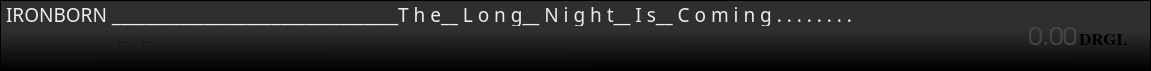
<?xml version="1.0" encoding="UTF-8"?>
<ui version="4.0">
 <class>AccountFrame</class>
 <widget class="QFrame" name="AccountFrame">
  <property name="geometry">
   <rect>
    <x>0</x>
    <y>0</y>
    <width>1151</width>
    <height>71</height>
   </rect>
  </property>
  <property name="minimumSize">
   <size>
    <width>0</width>
    <height>70</height>
   </size>
  </property>
  <property name="maximumSize">
   <size>
    <width>16777215</width>
    <height>71</height>
   </size>
  </property>
  <property name="windowTitle">
   <string>Frame</string>
  </property>
  <property name="styleSheet">
   <string notr="true">background-color: qlineargradient(spread:pad, x1:0.495, y1:0, x2:0.5, y2:1, stop:0.435 rgba(47, 47, 47, 255), stop:1 rgba(0, 0, 0, 255));</string>
  </property>
  <property name="frameShape">
   <enum>QFrame::StyledPanel</enum>
  </property>
  <property name="frameShadow">
   <enum>QFrame::Plain</enum>
  </property>
  <layout class="QHBoxLayout" name="horizontalLayout_3">
   <property name="spacing">
    <number>0</number>
   </property>
   <property name="leftMargin">
    <number>5</number>
   </property>
   <property name="topMargin">
    <number>0</number>
   </property>
   <property name="rightMargin">
    <number>5</number>
   </property>
   <property name="bottomMargin">
    <number>0</number>
   </property>
   <item>
    <layout class="QVBoxLayout" name="verticalLayout_3">
     <property name="spacing">
      <number>1</number>
     </property>
     <property name="leftMargin">
      <number>0</number>
     </property>
     <property name="rightMargin">
      <number>0</number>
     </property>
     <item>
      <widget class="QLabel" name="label">
       <property name="minimumSize">
        <size>
         <width>0</width>
         <height>25</height>
        </size>
       </property>
       <property name="maximumSize">
        <size>
         <width>16777215</width>
         <height>25</height>
        </size>
       </property>
       <property name="palette">
        <palette>
         <active>
          <colorrole role="WindowText">
           <brush brushstyle="SolidPattern">
            <color alpha="255">
             <red>203</red>
             <green>203</green>
             <blue>203</blue>
            </color>
           </brush>
          </colorrole>
          <colorrole role="Button">
           <brush brushstyle="SolidPattern">
            <color alpha="0">
             <red>0</red>
             <green>0</green>
             <blue>0</blue>
            </color>
           </brush>
          </colorrole>
          <colorrole role="Text">
           <brush brushstyle="SolidPattern">
            <color alpha="255">
             <red>203</red>
             <green>203</green>
             <blue>203</blue>
            </color>
           </brush>
          </colorrole>
          <colorrole role="ButtonText">
           <brush brushstyle="SolidPattern">
            <color alpha="255">
             <red>203</red>
             <green>203</green>
             <blue>203</blue>
            </color>
           </brush>
          </colorrole>
          <colorrole role="Base">
           <brush brushstyle="SolidPattern">
            <color alpha="0">
             <red>0</red>
             <green>0</green>
             <blue>0</blue>
            </color>
           </brush>
          </colorrole>
          <colorrole role="Window">
           <brush brushstyle="SolidPattern">
            <color alpha="0">
             <red>0</red>
             <green>0</green>
             <blue>0</blue>
            </color>
           </brush>
          </colorrole>
         </active>
         <inactive>
          <colorrole role="WindowText">
           <brush brushstyle="SolidPattern">
            <color alpha="255">
             <red>203</red>
             <green>203</green>
             <blue>203</blue>
            </color>
           </brush>
          </colorrole>
          <colorrole role="Button">
           <brush brushstyle="SolidPattern">
            <color alpha="0">
             <red>0</red>
             <green>0</green>
             <blue>0</blue>
            </color>
           </brush>
          </colorrole>
          <colorrole role="Text">
           <brush brushstyle="SolidPattern">
            <color alpha="255">
             <red>203</red>
             <green>203</green>
             <blue>203</blue>
            </color>
           </brush>
          </colorrole>
          <colorrole role="ButtonText">
           <brush brushstyle="SolidPattern">
            <color alpha="255">
             <red>203</red>
             <green>203</green>
             <blue>203</blue>
            </color>
           </brush>
          </colorrole>
          <colorrole role="Base">
           <brush brushstyle="SolidPattern">
            <color alpha="0">
             <red>0</red>
             <green>0</green>
             <blue>0</blue>
            </color>
           </brush>
          </colorrole>
          <colorrole role="Window">
           <brush brushstyle="SolidPattern">
            <color alpha="0">
             <red>0</red>
             <green>0</green>
             <blue>0</blue>
            </color>
           </brush>
          </colorrole>
         </inactive>
         <disabled>
          <colorrole role="WindowText">
           <brush brushstyle="SolidPattern">
            <color alpha="255">
             <red>203</red>
             <green>203</green>
             <blue>203</blue>
            </color>
           </brush>
          </colorrole>
          <colorrole role="Button">
           <brush brushstyle="SolidPattern">
            <color alpha="0">
             <red>0</red>
             <green>0</green>
             <blue>0</blue>
            </color>
           </brush>
          </colorrole>
          <colorrole role="Text">
           <brush brushstyle="SolidPattern">
            <color alpha="255">
             <red>203</red>
             <green>203</green>
             <blue>203</blue>
            </color>
           </brush>
          </colorrole>
          <colorrole role="ButtonText">
           <brush brushstyle="SolidPattern">
            <color alpha="255">
             <red>203</red>
             <green>203</green>
             <blue>203</blue>
            </color>
           </brush>
          </colorrole>
          <colorrole role="Base">
           <brush brushstyle="SolidPattern">
            <color alpha="0">
             <red>0</red>
             <green>0</green>
             <blue>0</blue>
            </color>
           </brush>
          </colorrole>
          <colorrole role="Window">
           <brush brushstyle="SolidPattern">
            <color alpha="0">
             <red>0</red>
             <green>0</green>
             <blue>0</blue>
            </color>
           </brush>
          </colorrole>
         </disabled>
        </palette>
       </property>
       <property name="font">
        <font>
         <family>Game of Thrones</family>
         <pointsize>14</pointsize>
         <weight>50</weight>
         <italic>false</italic>
         <bold>false</bold>
         <underline>false</underline>
         <strikeout>false</strikeout>
         <kerning>false</kerning>
        </font>
       </property>
       <property name="layoutDirection">
        <enum>Qt::LeftToRight</enum>
       </property>
       <property name="autoFillBackground">
        <bool>false</bool>
       </property>
       <property name="styleSheet">
        <string notr="true">color:rgb(203, 203, 203);
background-color: transparent;
</string>
       </property>
       <property name="frameShape">
        <enum>QFrame::NoFrame</enum>
       </property>
       <property name="frameShadow">
        <enum>QFrame::Raised</enum>
       </property>
       <property name="lineWidth">
        <number>0</number>
       </property>
       <property name="midLineWidth">
        <number>0</number>
       </property>
       <property name="text">
        <string>&lt;html&gt;&lt;head/&gt;&lt;body&gt;&lt;p&gt;&lt;span style=&quot; color:#ececec;&quot;&gt;IRONBORN __________________________________T h e__ L o n g__ N i g h t__ I s__ C o m i n g . . . . . . . .&lt;/span&gt;&lt;/p&gt;&lt;/body&gt;&lt;/html&gt;</string>
       </property>
       <property name="textFormat">
        <enum>Qt::RichText</enum>
       </property>
       <property name="scaledContents">
        <bool>true</bool>
       </property>
       <property name="alignment">
        <set>Qt::AlignLeading|Qt::AlignLeft|Qt::AlignVCenter</set>
       </property>
       <property name="margin">
        <number>3</number>
       </property>
       <property name="indent">
        <number>0</number>
       </property>
       <property name="textInteractionFlags">
        <set>Qt::TextEditorInteraction</set>
       </property>
      </widget>
     </item>
     <item>
      <layout class="QHBoxLayout" name="horizontalLayout">
       <property name="spacing">
        <number>0</number>
       </property>
       <property name="bottomMargin">
        <number>0</number>
       </property>
       <item>
        <widget class="QLabel" name="m_addressLabel">
         <property name="sizePolicy">
          <sizepolicy hsizetype="Minimum" vsizetype="Preferred">
           <horstretch>0</horstretch>
           <verstretch>0</verstretch>
          </sizepolicy>
         </property>
         <property name="minimumSize">
          <size>
           <width>100</width>
           <height>22</height>
          </size>
         </property>
         <property name="maximumSize">
          <size>
           <width>16777215</width>
           <height>22</height>
          </size>
         </property>
         <property name="baseSize">
          <size>
           <width>0</width>
           <height>22</height>
          </size>
         </property>
         <property name="palette">
          <palette>
           <active>
            <colorrole role="WindowText">
             <brush brushstyle="SolidPattern">
              <color alpha="255">
               <red>216</red>
               <green>212</green>
               <blue>210</blue>
              </color>
             </brush>
            </colorrole>
            <colorrole role="Button">
             <brush brushstyle="SolidPattern">
              <color alpha="0">
               <red>0</red>
               <green>0</green>
               <blue>0</blue>
              </color>
             </brush>
            </colorrole>
            <colorrole role="Light">
             <brush brushstyle="SolidPattern">
              <color alpha="255">
               <red>255</red>
               <green>255</green>
               <blue>255</blue>
              </color>
             </brush>
            </colorrole>
            <colorrole role="Midlight">
             <brush brushstyle="SolidPattern">
              <color alpha="255">
               <red>203</red>
               <green>199</green>
               <blue>196</blue>
              </color>
             </brush>
            </colorrole>
            <colorrole role="Dark">
             <brush brushstyle="SolidPattern">
              <color alpha="255">
               <red>203</red>
               <green>199</green>
               <blue>196</blue>
              </color>
             </brush>
            </colorrole>
            <colorrole role="Mid">
             <brush brushstyle="SolidPattern">
              <color alpha="255">
               <red>121</red>
               <green>121</green>
               <blue>121</blue>
              </color>
             </brush>
            </colorrole>
            <colorrole role="Text">
             <brush brushstyle="SolidPattern">
              <color alpha="255">
               <red>216</red>
               <green>212</green>
               <blue>210</blue>
              </color>
             </brush>
            </colorrole>
            <colorrole role="BrightText">
             <brush brushstyle="SolidPattern">
              <color alpha="255">
               <red>255</red>
               <green>255</green>
               <blue>255</blue>
              </color>
             </brush>
            </colorrole>
            <colorrole role="ButtonText">
             <brush brushstyle="SolidPattern">
              <color alpha="255">
               <red>216</red>
               <green>212</green>
               <blue>210</blue>
              </color>
             </brush>
            </colorrole>
            <colorrole role="Base">
             <brush brushstyle="SolidPattern">
              <color alpha="0">
               <red>0</red>
               <green>0</green>
               <blue>0</blue>
              </color>
             </brush>
            </colorrole>
            <colorrole role="Window">
             <brush brushstyle="SolidPattern">
              <color alpha="0">
               <red>0</red>
               <green>0</green>
               <blue>0</blue>
              </color>
             </brush>
            </colorrole>
            <colorrole role="Shadow">
             <brush brushstyle="SolidPattern">
              <color alpha="255">
               <red>184</red>
               <green>181</green>
               <blue>178</blue>
              </color>
             </brush>
            </colorrole>
            <colorrole role="AlternateBase">
             <brush brushstyle="SolidPattern">
              <color alpha="127">
               <red>255</red>
               <green>255</green>
               <blue>255</blue>
              </color>
             </brush>
            </colorrole>
            <colorrole role="ToolTipBase">
             <brush brushstyle="SolidPattern">
              <color alpha="255">
               <red>255</red>
               <green>255</green>
               <blue>220</blue>
              </color>
             </brush>
            </colorrole>
            <colorrole role="ToolTipText">
             <brush brushstyle="SolidPattern">
              <color alpha="255">
               <red>203</red>
               <green>199</green>
               <blue>196</blue>
              </color>
             </brush>
            </colorrole>
           </active>
           <inactive>
            <colorrole role="WindowText">
             <brush brushstyle="SolidPattern">
              <color alpha="255">
               <red>216</red>
               <green>212</green>
               <blue>210</blue>
              </color>
             </brush>
            </colorrole>
            <colorrole role="Button">
             <brush brushstyle="SolidPattern">
              <color alpha="0">
               <red>0</red>
               <green>0</green>
               <blue>0</blue>
              </color>
             </brush>
            </colorrole>
            <colorrole role="Light">
             <brush brushstyle="SolidPattern">
              <color alpha="255">
               <red>255</red>
               <green>255</green>
               <blue>255</blue>
              </color>
             </brush>
            </colorrole>
            <colorrole role="Midlight">
             <brush brushstyle="SolidPattern">
              <color alpha="255">
               <red>203</red>
               <green>199</green>
               <blue>196</blue>
              </color>
             </brush>
            </colorrole>
            <colorrole role="Dark">
             <brush brushstyle="SolidPattern">
              <color alpha="255">
               <red>203</red>
               <green>199</green>
               <blue>196</blue>
              </color>
             </brush>
            </colorrole>
            <colorrole role="Mid">
             <brush brushstyle="SolidPattern">
              <color alpha="255">
               <red>121</red>
               <green>121</green>
               <blue>121</blue>
              </color>
             </brush>
            </colorrole>
            <colorrole role="Text">
             <brush brushstyle="SolidPattern">
              <color alpha="255">
               <red>216</red>
               <green>212</green>
               <blue>210</blue>
              </color>
             </brush>
            </colorrole>
            <colorrole role="BrightText">
             <brush brushstyle="SolidPattern">
              <color alpha="255">
               <red>255</red>
               <green>255</green>
               <blue>255</blue>
              </color>
             </brush>
            </colorrole>
            <colorrole role="ButtonText">
             <brush brushstyle="SolidPattern">
              <color alpha="255">
               <red>216</red>
               <green>212</green>
               <blue>210</blue>
              </color>
             </brush>
            </colorrole>
            <colorrole role="Base">
             <brush brushstyle="SolidPattern">
              <color alpha="0">
               <red>0</red>
               <green>0</green>
               <blue>0</blue>
              </color>
             </brush>
            </colorrole>
            <colorrole role="Window">
             <brush brushstyle="SolidPattern">
              <color alpha="0">
               <red>0</red>
               <green>0</green>
               <blue>0</blue>
              </color>
             </brush>
            </colorrole>
            <colorrole role="Shadow">
             <brush brushstyle="SolidPattern">
              <color alpha="255">
               <red>184</red>
               <green>181</green>
               <blue>178</blue>
              </color>
             </brush>
            </colorrole>
            <colorrole role="AlternateBase">
             <brush brushstyle="SolidPattern">
              <color alpha="127">
               <red>255</red>
               <green>255</green>
               <blue>255</blue>
              </color>
             </brush>
            </colorrole>
            <colorrole role="ToolTipBase">
             <brush brushstyle="SolidPattern">
              <color alpha="255">
               <red>255</red>
               <green>255</green>
               <blue>220</blue>
              </color>
             </brush>
            </colorrole>
            <colorrole role="ToolTipText">
             <brush brushstyle="SolidPattern">
              <color alpha="255">
               <red>203</red>
               <green>199</green>
               <blue>196</blue>
              </color>
             </brush>
            </colorrole>
           </inactive>
           <disabled>
            <colorrole role="WindowText">
             <brush brushstyle="SolidPattern">
              <color alpha="255">
               <red>216</red>
               <green>212</green>
               <blue>210</blue>
              </color>
             </brush>
            </colorrole>
            <colorrole role="Button">
             <brush brushstyle="SolidPattern">
              <color alpha="0">
               <red>0</red>
               <green>0</green>
               <blue>0</blue>
              </color>
             </brush>
            </colorrole>
            <colorrole role="Light">
             <brush brushstyle="SolidPattern">
              <color alpha="255">
               <red>255</red>
               <green>255</green>
               <blue>255</blue>
              </color>
             </brush>
            </colorrole>
            <colorrole role="Midlight">
             <brush brushstyle="SolidPattern">
              <color alpha="255">
               <red>203</red>
               <green>199</green>
               <blue>196</blue>
              </color>
             </brush>
            </colorrole>
            <colorrole role="Dark">
             <brush brushstyle="SolidPattern">
              <color alpha="255">
               <red>203</red>
               <green>199</green>
               <blue>196</blue>
              </color>
             </brush>
            </colorrole>
            <colorrole role="Mid">
             <brush brushstyle="SolidPattern">
              <color alpha="255">
               <red>121</red>
               <green>121</green>
               <blue>121</blue>
              </color>
             </brush>
            </colorrole>
            <colorrole role="Text">
             <brush brushstyle="SolidPattern">
              <color alpha="255">
               <red>216</red>
               <green>212</green>
               <blue>210</blue>
              </color>
             </brush>
            </colorrole>
            <colorrole role="BrightText">
             <brush brushstyle="SolidPattern">
              <color alpha="255">
               <red>255</red>
               <green>255</green>
               <blue>255</blue>
              </color>
             </brush>
            </colorrole>
            <colorrole role="ButtonText">
             <brush brushstyle="SolidPattern">
              <color alpha="255">
               <red>216</red>
               <green>212</green>
               <blue>210</blue>
              </color>
             </brush>
            </colorrole>
            <colorrole role="Base">
             <brush brushstyle="SolidPattern">
              <color alpha="0">
               <red>0</red>
               <green>0</green>
               <blue>0</blue>
              </color>
             </brush>
            </colorrole>
            <colorrole role="Window">
             <brush brushstyle="SolidPattern">
              <color alpha="0">
               <red>0</red>
               <green>0</green>
               <blue>0</blue>
              </color>
             </brush>
            </colorrole>
            <colorrole role="Shadow">
             <brush brushstyle="SolidPattern">
              <color alpha="255">
               <red>184</red>
               <green>181</green>
               <blue>178</blue>
              </color>
             </brush>
            </colorrole>
            <colorrole role="AlternateBase">
             <brush brushstyle="SolidPattern">
              <color alpha="0">
               <red>255</red>
               <green>255</green>
               <blue>255</blue>
              </color>
             </brush>
            </colorrole>
            <colorrole role="ToolTipBase">
             <brush brushstyle="SolidPattern">
              <color alpha="255">
               <red>255</red>
               <green>255</green>
               <blue>220</blue>
              </color>
             </brush>
            </colorrole>
            <colorrole role="ToolTipText">
             <brush brushstyle="SolidPattern">
              <color alpha="255">
               <red>203</red>
               <green>199</green>
               <blue>196</blue>
              </color>
             </brush>
            </colorrole>
           </disabled>
          </palette>
         </property>
         <property name="font">
          <font>
           <weight>50</weight>
           <bold>false</bold>
          </font>
         </property>
         <property name="cursor">
          <cursorShape>IBeamCursor</cursorShape>
         </property>
         <property name="toolTip">
          <string>&lt;html&gt;&lt;head/&gt;&lt;body&gt;&lt;p&gt;&lt;span style=&quot; color:#ffffff;&quot;&gt;Your receiving address&lt;/span&gt;&lt;/p&gt;&lt;/body&gt;&lt;/html&gt;</string>
         </property>
         <property name="whatsThis">
          <string>&lt;html&gt;&lt;head/&gt;&lt;body&gt;&lt;p&gt;&lt;span style=&quot; color:#f7f7f7;&quot;&gt;This is your account address&lt;/span&gt;&lt;/p&gt;&lt;/body&gt;&lt;/html&gt;</string>
         </property>
         <property name="styleSheet">
          <string notr="true">color: rgb(216, 212, 210);
background-color: transparent;
</string>
         </property>
         <property name="text">
          <string/>
         </property>
         <property name="alignment">
          <set>Qt::AlignBottom|Qt::AlignLeading|Qt::AlignLeft</set>
         </property>
         <property name="textInteractionFlags">
          <set>Qt::TextSelectableByKeyboard|Qt::TextSelectableByMouse</set>
         </property>
        </widget>
       </item>
       <item>
        <spacer name="horizontalSpacer_2">
         <property name="orientation">
          <enum>Qt::Horizontal</enum>
         </property>
         <property name="sizeType">
          <enum>QSizePolicy::Fixed</enum>
         </property>
         <property name="sizeHint" stdset="0">
          <size>
           <width>5</width>
           <height>25</height>
          </size>
         </property>
        </spacer>
       </item>
       <item>
        <widget class="QToolButton" name="m_copyButton">
         <property name="minimumSize">
          <size>
           <width>0</width>
           <height>25</height>
          </size>
         </property>
         <property name="toolTip">
          <string>&lt;html&gt;&lt;head/&gt;&lt;body&gt;&lt;p&gt;&lt;span style=&quot; color:#aaaaaa;&quot;&gt;Copy address&lt;/span&gt;&lt;/p&gt;&lt;/body&gt;&lt;/html&gt;</string>
         </property>
         <property name="statusTip">
          <string/>
         </property>
         <property name="whatsThis">
          <string/>
         </property>
         <property name="styleSheet">
          <string notr="true">background-color: transparent;</string>
         </property>
         <property name="text">
          <string>...</string>
         </property>
         <property name="icon">
          <iconset resource="../../resources.qrc">
           <normaloff>:/icons/copy</normaloff>:/icons/copy</iconset>
         </property>
         <property name="autoRaise">
          <bool>true</bool>
         </property>
        </widget>
       </item>
       <item>
        <widget class="QToolButton" name="m_qrButton">
         <property name="minimumSize">
          <size>
           <width>0</width>
           <height>25</height>
          </size>
         </property>
         <property name="toolTip">
          <string>&lt;html&gt;&lt;head/&gt;&lt;body&gt;&lt;p&gt;&lt;span style=&quot; color:#bcbcbc;&quot;&gt;Show QR code&lt;/span&gt;&lt;/p&gt;&lt;/body&gt;&lt;/html&gt;</string>
         </property>
         <property name="statusTip">
          <string/>
         </property>
         <property name="styleSheet">
          <string notr="true">background-color: transparent;</string>
         </property>
         <property name="text">
          <string>...</string>
         </property>
         <property name="icon">
          <iconset resource="../../resources.qrc">
           <normaloff>:/icons/qrcode</normaloff>:/icons/qrcode</iconset>
         </property>
         <property name="autoRaise">
          <bool>true</bool>
         </property>
        </widget>
       </item>
       <item>
        <spacer name="horizontalSpacer">
         <property name="orientation">
          <enum>Qt::Horizontal</enum>
         </property>
         <property name="sizeHint" stdset="0">
          <size>
           <width>0</width>
           <height>25</height>
          </size>
         </property>
        </spacer>
       </item>
       <item>
        <widget class="QLabel" name="totalBalance">
         <property name="sizePolicy">
          <sizepolicy hsizetype="Preferred" vsizetype="Preferred">
           <horstretch>0</horstretch>
           <verstretch>0</verstretch>
          </sizepolicy>
         </property>
         <property name="maximumSize">
          <size>
           <width>16777215</width>
           <height>25</height>
          </size>
         </property>
         <property name="palette">
          <palette>
           <active>
            <colorrole role="WindowText">
             <brush brushstyle="SolidPattern">
              <color alpha="255">
               <red>70</red>
               <green>70</green>
               <blue>70</blue>
              </color>
             </brush>
            </colorrole>
            <colorrole role="Button">
             <brush brushstyle="SolidPattern">
              <color alpha="0">
               <red>0</red>
               <green>0</green>
               <blue>0</blue>
              </color>
             </brush>
            </colorrole>
            <colorrole role="Light">
             <brush brushstyle="SolidPattern">
              <color alpha="0">
               <red>255</red>
               <green>255</green>
               <blue>255</blue>
              </color>
             </brush>
            </colorrole>
            <colorrole role="Midlight">
             <brush brushstyle="SolidPattern">
              <color alpha="255">
               <red>203</red>
               <green>199</green>
               <blue>196</blue>
              </color>
             </brush>
            </colorrole>
            <colorrole role="Dark">
             <brush brushstyle="SolidPattern">
              <color alpha="255">
               <red>203</red>
               <green>199</green>
               <blue>196</blue>
              </color>
             </brush>
            </colorrole>
            <colorrole role="Mid">
             <brush brushstyle="SolidPattern">
              <color alpha="255">
               <red>184</red>
               <green>181</green>
               <blue>178</blue>
              </color>
             </brush>
            </colorrole>
            <colorrole role="Text">
             <brush brushstyle="SolidPattern">
              <color alpha="255">
               <red>255</red>
               <green>255</green>
               <blue>255</blue>
              </color>
             </brush>
            </colorrole>
            <colorrole role="BrightText">
             <brush brushstyle="SolidPattern">
              <color alpha="255">
               <red>255</red>
               <green>255</green>
               <blue>255</blue>
              </color>
             </brush>
            </colorrole>
            <colorrole role="ButtonText">
             <brush brushstyle="SolidPattern">
              <color alpha="255">
               <red>255</red>
               <green>255</green>
               <blue>255</blue>
              </color>
             </brush>
            </colorrole>
            <colorrole role="Base">
             <brush brushstyle="SolidPattern">
              <color alpha="0">
               <red>0</red>
               <green>0</green>
               <blue>0</blue>
              </color>
             </brush>
            </colorrole>
            <colorrole role="Window">
             <brush brushstyle="SolidPattern">
              <color alpha="0">
               <red>0</red>
               <green>0</green>
               <blue>0</blue>
              </color>
             </brush>
            </colorrole>
            <colorrole role="Shadow">
             <brush brushstyle="SolidPattern">
              <color alpha="255">
               <red>0</red>
               <green>0</green>
               <blue>0</blue>
              </color>
             </brush>
            </colorrole>
            <colorrole role="AlternateBase">
             <brush brushstyle="SolidPattern">
              <color alpha="127">
               <red>255</red>
               <green>255</green>
               <blue>255</blue>
              </color>
             </brush>
            </colorrole>
            <colorrole role="ToolTipBase">
             <brush brushstyle="SolidPattern">
              <color alpha="255">
               <red>255</red>
               <green>255</green>
               <blue>220</blue>
              </color>
             </brush>
            </colorrole>
            <colorrole role="ToolTipText">
             <brush brushstyle="SolidPattern">
              <color alpha="255">
               <red>203</red>
               <green>199</green>
               <blue>196</blue>
              </color>
             </brush>
            </colorrole>
           </active>
           <inactive>
            <colorrole role="WindowText">
             <brush brushstyle="SolidPattern">
              <color alpha="255">
               <red>70</red>
               <green>70</green>
               <blue>70</blue>
              </color>
             </brush>
            </colorrole>
            <colorrole role="Button">
             <brush brushstyle="SolidPattern">
              <color alpha="0">
               <red>0</red>
               <green>0</green>
               <blue>0</blue>
              </color>
             </brush>
            </colorrole>
            <colorrole role="Light">
             <brush brushstyle="SolidPattern">
              <color alpha="0">
               <red>255</red>
               <green>255</green>
               <blue>255</blue>
              </color>
             </brush>
            </colorrole>
            <colorrole role="Midlight">
             <brush brushstyle="SolidPattern">
              <color alpha="255">
               <red>203</red>
               <green>199</green>
               <blue>196</blue>
              </color>
             </brush>
            </colorrole>
            <colorrole role="Dark">
             <brush brushstyle="SolidPattern">
              <color alpha="255">
               <red>203</red>
               <green>199</green>
               <blue>196</blue>
              </color>
             </brush>
            </colorrole>
            <colorrole role="Mid">
             <brush brushstyle="SolidPattern">
              <color alpha="255">
               <red>184</red>
               <green>181</green>
               <blue>178</blue>
              </color>
             </brush>
            </colorrole>
            <colorrole role="Text">
             <brush brushstyle="SolidPattern">
              <color alpha="255">
               <red>255</red>
               <green>255</green>
               <blue>255</blue>
              </color>
             </brush>
            </colorrole>
            <colorrole role="BrightText">
             <brush brushstyle="SolidPattern">
              <color alpha="255">
               <red>255</red>
               <green>255</green>
               <blue>255</blue>
              </color>
             </brush>
            </colorrole>
            <colorrole role="ButtonText">
             <brush brushstyle="SolidPattern">
              <color alpha="255">
               <red>255</red>
               <green>255</green>
               <blue>255</blue>
              </color>
             </brush>
            </colorrole>
            <colorrole role="Base">
             <brush brushstyle="SolidPattern">
              <color alpha="0">
               <red>0</red>
               <green>0</green>
               <blue>0</blue>
              </color>
             </brush>
            </colorrole>
            <colorrole role="Window">
             <brush brushstyle="SolidPattern">
              <color alpha="0">
               <red>0</red>
               <green>0</green>
               <blue>0</blue>
              </color>
             </brush>
            </colorrole>
            <colorrole role="Shadow">
             <brush brushstyle="SolidPattern">
              <color alpha="255">
               <red>0</red>
               <green>0</green>
               <blue>0</blue>
              </color>
             </brush>
            </colorrole>
            <colorrole role="AlternateBase">
             <brush brushstyle="SolidPattern">
              <color alpha="127">
               <red>255</red>
               <green>255</green>
               <blue>255</blue>
              </color>
             </brush>
            </colorrole>
            <colorrole role="ToolTipBase">
             <brush brushstyle="SolidPattern">
              <color alpha="255">
               <red>255</red>
               <green>255</green>
               <blue>220</blue>
              </color>
             </brush>
            </colorrole>
            <colorrole role="ToolTipText">
             <brush brushstyle="SolidPattern">
              <color alpha="255">
               <red>203</red>
               <green>199</green>
               <blue>196</blue>
              </color>
             </brush>
            </colorrole>
           </inactive>
           <disabled>
            <colorrole role="WindowText">
             <brush brushstyle="SolidPattern">
              <color alpha="255">
               <red>203</red>
               <green>199</green>
               <blue>196</blue>
              </color>
             </brush>
            </colorrole>
            <colorrole role="Button">
             <brush brushstyle="SolidPattern">
              <color alpha="0">
               <red>0</red>
               <green>0</green>
               <blue>0</blue>
              </color>
             </brush>
            </colorrole>
            <colorrole role="Light">
             <brush brushstyle="SolidPattern">
              <color alpha="0">
               <red>255</red>
               <green>255</green>
               <blue>255</blue>
              </color>
             </brush>
            </colorrole>
            <colorrole role="Midlight">
             <brush brushstyle="SolidPattern">
              <color alpha="255">
               <red>203</red>
               <green>199</green>
               <blue>196</blue>
              </color>
             </brush>
            </colorrole>
            <colorrole role="Dark">
             <brush brushstyle="SolidPattern">
              <color alpha="255">
               <red>203</red>
               <green>199</green>
               <blue>196</blue>
              </color>
             </brush>
            </colorrole>
            <colorrole role="Mid">
             <brush brushstyle="SolidPattern">
              <color alpha="255">
               <red>184</red>
               <green>181</green>
               <blue>178</blue>
              </color>
             </brush>
            </colorrole>
            <colorrole role="Text">
             <brush brushstyle="SolidPattern">
              <color alpha="255">
               <red>203</red>
               <green>199</green>
               <blue>196</blue>
              </color>
             </brush>
            </colorrole>
            <colorrole role="BrightText">
             <brush brushstyle="SolidPattern">
              <color alpha="255">
               <red>255</red>
               <green>255</green>
               <blue>255</blue>
              </color>
             </brush>
            </colorrole>
            <colorrole role="ButtonText">
             <brush brushstyle="SolidPattern">
              <color alpha="255">
               <red>203</red>
               <green>199</green>
               <blue>196</blue>
              </color>
             </brush>
            </colorrole>
            <colorrole role="Base">
             <brush brushstyle="SolidPattern">
              <color alpha="0">
               <red>0</red>
               <green>0</green>
               <blue>0</blue>
              </color>
             </brush>
            </colorrole>
            <colorrole role="Window">
             <brush brushstyle="SolidPattern">
              <color alpha="0">
               <red>0</red>
               <green>0</green>
               <blue>0</blue>
              </color>
             </brush>
            </colorrole>
            <colorrole role="Shadow">
             <brush brushstyle="SolidPattern">
              <color alpha="255">
               <red>0</red>
               <green>0</green>
               <blue>0</blue>
              </color>
             </brush>
            </colorrole>
            <colorrole role="AlternateBase">
             <brush brushstyle="SolidPattern">
              <color alpha="0">
               <red>255</red>
               <green>255</green>
               <blue>255</blue>
              </color>
             </brush>
            </colorrole>
            <colorrole role="ToolTipBase">
             <brush brushstyle="SolidPattern">
              <color alpha="255">
               <red>255</red>
               <green>255</green>
               <blue>220</blue>
              </color>
             </brush>
            </colorrole>
            <colorrole role="ToolTipText">
             <brush brushstyle="SolidPattern">
              <color alpha="255">
               <red>203</red>
               <green>199</green>
               <blue>196</blue>
              </color>
             </brush>
            </colorrole>
           </disabled>
          </palette>
         </property>
         <property name="font">
          <font>
           <family>URW Gothic L</family>
           <pointsize>19</pointsize>
           <weight>50</weight>
           <italic>false</italic>
           <bold>false</bold>
           <underline>false</underline>
           <kerning>true</kerning>
          </font>
         </property>
         <property name="cursor">
          <cursorShape>IBeamCursor</cursorShape>
         </property>
         <property name="mouseTracking">
          <bool>true</bool>
         </property>
         <property name="toolTip">
          <string>&lt;html&gt;&lt;head/&gt;&lt;body&gt;&lt;p&gt;&lt;span style=&quot; color:#ffffff;&quot;&gt;Total balance&lt;/span&gt;&lt;/p&gt;&lt;/body&gt;&lt;/html&gt;</string>
         </property>
         <property name="statusTip">
          <string>Total balance</string>
         </property>
         <property name="styleSheet">
          <string notr="true">background-color: transparent;</string>
         </property>
         <property name="frameShape">
          <enum>QFrame::NoFrame</enum>
         </property>
         <property name="frameShadow">
          <enum>QFrame::Plain</enum>
         </property>
         <property name="lineWidth">
          <number>7</number>
         </property>
         <property name="text">
          <string>0.00</string>
         </property>
         <property name="alignment">
          <set>Qt::AlignRight|Qt::AlignTrailing|Qt::AlignVCenter</set>
         </property>
         <property name="margin">
          <number>0</number>
         </property>
         <property name="indent">
          <number>-1</number>
         </property>
         <property name="textInteractionFlags">
          <set>Qt::TextSelectableByMouse</set>
         </property>
        </widget>
       </item>
       <item>
        <widget class="QLabel" name="label_2">
         <property name="sizePolicy">
          <sizepolicy hsizetype="Preferred" vsizetype="Fixed">
           <horstretch>0</horstretch>
           <verstretch>0</verstretch>
          </sizepolicy>
         </property>
         <property name="minimumSize">
          <size>
           <width>30</width>
           <height>24</height>
          </size>
         </property>
         <property name="maximumSize">
          <size>
           <width>16777215</width>
           <height>20</height>
          </size>
         </property>
         <property name="baseSize">
          <size>
           <width>-1</width>
           <height>20</height>
          </size>
         </property>
         <property name="font">
          <font>
           <family>FreeSerif</family>
           <pointsize>13</pointsize>
           <weight>75</weight>
           <italic>false</italic>
           <bold>true</bold>
           <underline>false</underline>
          </font>
         </property>
         <property name="cursor">
          <cursorShape>UpArrowCursor</cursorShape>
         </property>
         <property name="styleSheet">
          <string notr="true">background-color: transparent;</string>
         </property>
         <property name="frameShape">
          <enum>QFrame::NoFrame</enum>
         </property>
         <property name="frameShadow">
          <enum>QFrame::Sunken</enum>
         </property>
         <property name="lineWidth">
          <number>3</number>
         </property>
         <property name="midLineWidth">
          <number>0</number>
         </property>
         <property name="text">
          <string>DRGL    </string>
         </property>
         <property name="textFormat">
          <enum>Qt::AutoText</enum>
         </property>
         <property name="scaledContents">
          <bool>false</bool>
         </property>
         <property name="alignment">
          <set>Qt::AlignBottom|Qt::AlignLeading|Qt::AlignLeft</set>
         </property>
         <property name="margin">
          <number>0</number>
         </property>
         <property name="indent">
          <number>2</number>
         </property>
        </widget>
       </item>
      </layout>
     </item>
     <item>
      <widget class="QLabel" name="addressStatusLabel">
       <property name="enabled">
        <bool>true</bool>
       </property>
       <property name="minimumSize">
        <size>
         <width>0</width>
         <height>20</height>
        </size>
       </property>
       <property name="maximumSize">
        <size>
         <width>16777215</width>
         <height>20</height>
        </size>
       </property>
       <property name="styleSheet">
        <string notr="true">background-color: transparent; </string>
       </property>
       <property name="text">
        <string/>
       </property>
       <property name="alignment">
        <set>Qt::AlignLeading|Qt::AlignLeft|Qt::AlignTop</set>
       </property>
       <property name="margin">
        <number>0</number>
       </property>
       <property name="indent">
        <number>0</number>
       </property>
      </widget>
     </item>
    </layout>
   </item>
  </layout>
 </widget>
 <resources>
  <include location="../../resources.qrc"/>
 </resources>
 <connections>
  <connection>
   <sender>m_copyButton</sender>
   <signal>clicked()</signal>
   <receiver>AccountFrame</receiver>
   <slot>copyAddress()</slot>
   <hints>
    <hint type="sourcelabel">
     <x>818</x>
     <y>26</y>
    </hint>
    <hint type="destinationlabel">
     <x>422</x>
     <y>295</y>
    </hint>
   </hints>
  </connection>
  <connection>
   <sender>m_qrButton</sender>
   <signal>clicked()</signal>
   <receiver>AccountFrame</receiver>
   <slot>showQR()</slot>
   <hints>
    <hint type="sourcelabel">
     <x>802</x>
     <y>34</y>
    </hint>
    <hint type="destinationlabel">
     <x>494</x>
     <y>35</y>
    </hint>
   </hints>
  </connection>
 </connections>
 <slots>
  <slot>copyAddress()</slot>
 </slots>
</ui>
